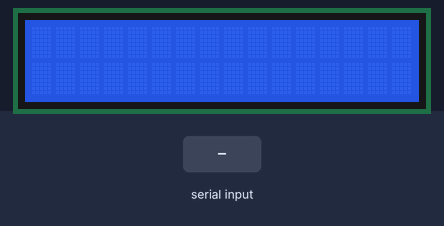
Recording of a sketch running on a simulated Arduino Uno, built with avr-gcc and run on an emulated ATmega328P. Parts: 16×2 character LCD. Inputs (shaded band) come from the test bench.

Above: at 1.2 s.
1.3 s: "1\n" received over the second serial link
At 2.5 s:
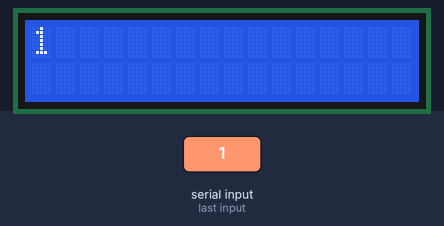
2.8 s: "0\n" received over the second serial link
At 3.9 s:
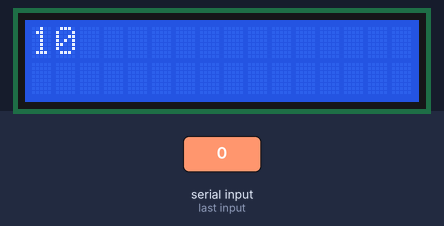
Timing chart, 0 to 5.8 s (numbered marks = the images above; inputs shaded):
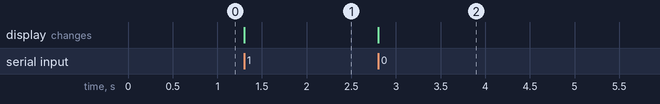

The sketch:

bluetooth_sample.ino
```cpp
#include<LiquidCrystal.h>
LiquidCrystal lcd(7,6,5,4,3,2);
char a;
#include <SoftwareSerial.h>
SoftwareSerial mySerial(10, 11);
int i,j;
void setup()
{
 mySerial.begin(19200);
 lcd.begin(16,2);
 //lcd.print(" ");
}
void loop()
{

if(mySerial.available())
{
 j=mySerial.read();
 if(j=='!')
 lcd.clear();
 if(j==10 || j==13 || j==32)
 {

 }
 else
 {
  a=j;
 if(j!='!')
 lcd.print(a);
 delay(100);
 }
}
}
```

Measured:
- after the input at 1.3 s, the display: changes at once (image 1)
- after the input at 2.8 s, the display: changes at once (image 2)
